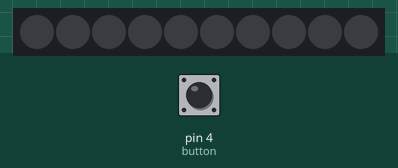
Recording of a sketch running on a simulated Arduino Uno, built with avr-gcc and run on an emulated ATmega328P. On the bench: 10 RGB LEDs in strip order, left to right. The test bench sets the inputs (shaded band); at power-on: pin 4 (button) LOW. Dim RGB values are drawn brighter than linear.

Above: at 1.2 s.
1.3 s: pin 4 (button) pulled HIGH for 0.15 s
At 1.38 s:
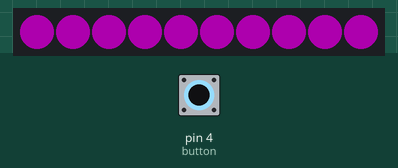
2.9 s: pin 4 (button) pulled HIGH for 3.2 s
Timing chart, 0 to 5.9 s (numbered marks = the images above; inputs shaded):
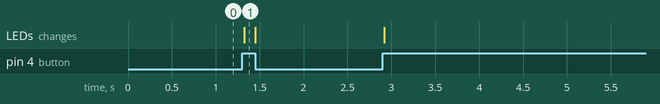

The sketch:

Debounce_V3.ino
```cpp
//simple sketch to change functionality of onboard NeoPixels using the right and left button of the Circuit Playground Classic
//buttonCheck function derived from various Adafruit projects
//Modified for the Circuit Playground Classic using the onboard switches and onboard NeoPixels
//Pressing the left button on the Circuit Playground Classic turns the NeoPixels on
//Modified by David Crittenden 2/21

//setup the NeoPixels
#include <Adafruit_NeoPixel.h>
#define LED_PIN 17
#define LED_COUNT 10
Adafruit_NeoPixel strip(LED_COUNT, LED_PIN, NEO_GRB + NEO_KHZ800);

//variables for pin numbers
uint8_t button = 4;//using the left button on the Circuit Playground Classic

//used in buttonCheck function
bool buttonPressed;//keeps track of whether the button has been pressed or not
bool newState;//stores the reading from the pin at the moment
bool oldState = LOW; //sets the initial value of the pin reading
uint8_t debounceWait = 20;//how much time to wait during debounce - larger number for noisier switches

uint32_t color = strip.Color(255, 0, 255);//custom color to be used

void setup()
{
  pinMode(button, INPUT);//initialize the switch as an input
  strip.begin();//initialize the NeoPixel object
  strip.show();
  strip.setBrightness(50);//(0-255)
}

void loop()
{
  buttonCheck();//function call to check if the button is being pressed

  if (buttonPressed == true)//the button is being pressed, light the NeoPixels
  {
    strip.fill(color);
    strip.show();
  }

  else//the button is not being pressed, turn off the NeoPixels
  {
    strip.clear();
    strip.show();
  }
}

void buttonCheck()
{
  //button check to cycle through modes
  newState = digitalRead(button); //Get the current button state

  if (newState == HIGH && oldState == LOW)//has the button been pressed
  {
    delay(debounceWait);// Short delay to debounce button.
    newState = digitalRead(button);// Check if button is still high after debounce.
    if (newState == HIGH)//the button has been pressed
    {
      buttonPressed = true;
    }
  }
  if (newState == LOW && oldState == HIGH)//the button is not being pressed
  {
    buttonPressed = false;
  }
  // Set the last button state to the old state.
  oldState = newState;
}
```

Measured:
- after the input at 1.3 s, the LEDs: change at once (image 1)
